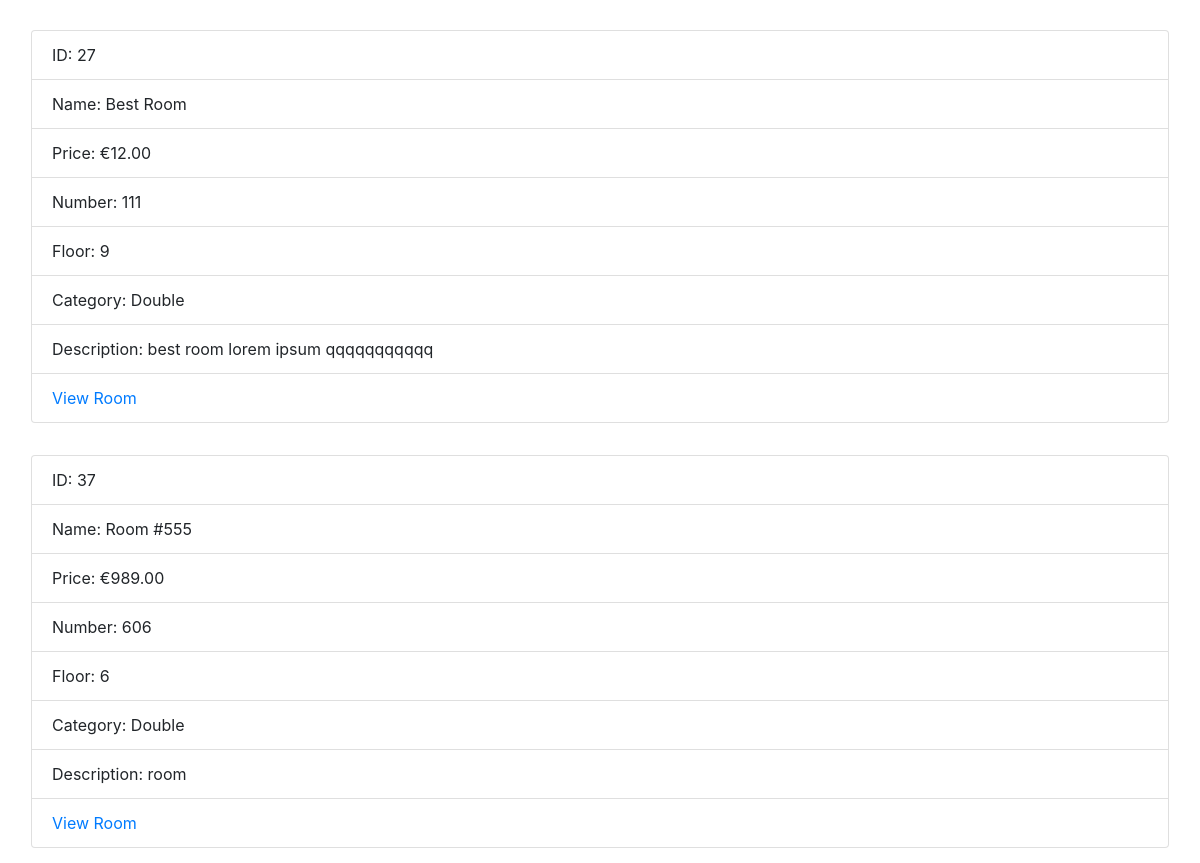
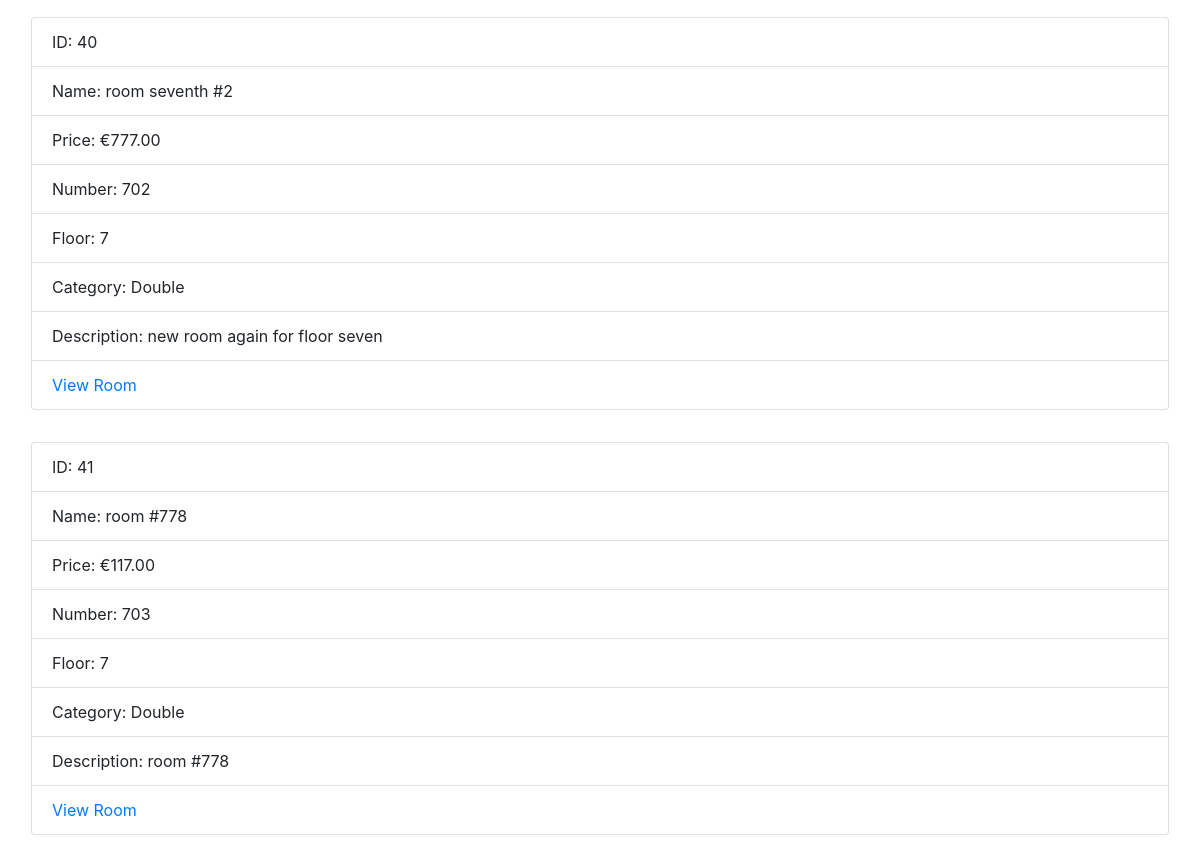
The page /category.php?categoryid=2 (lower part) on the database as committed earlier (2 pictures, top to bottom).
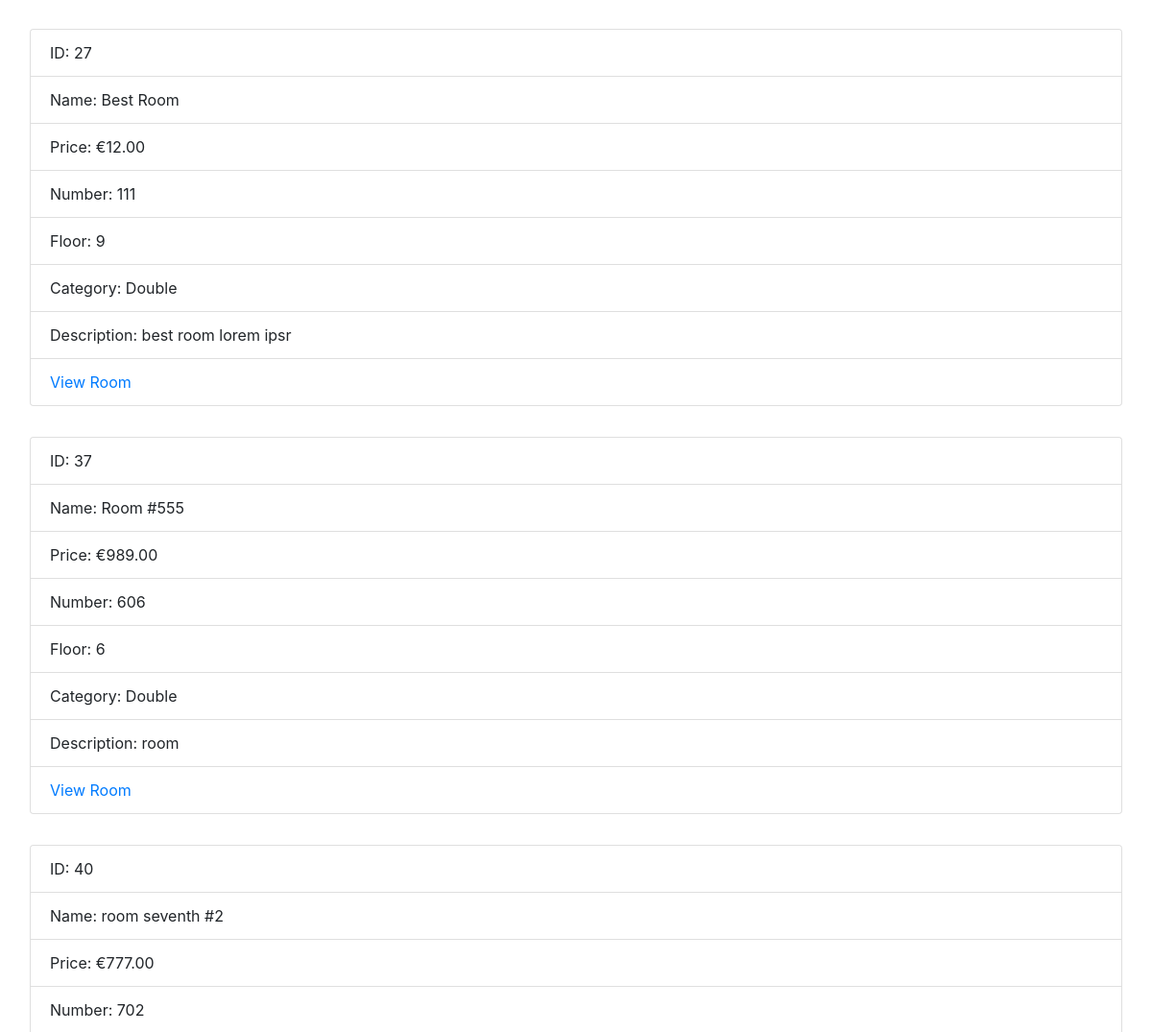
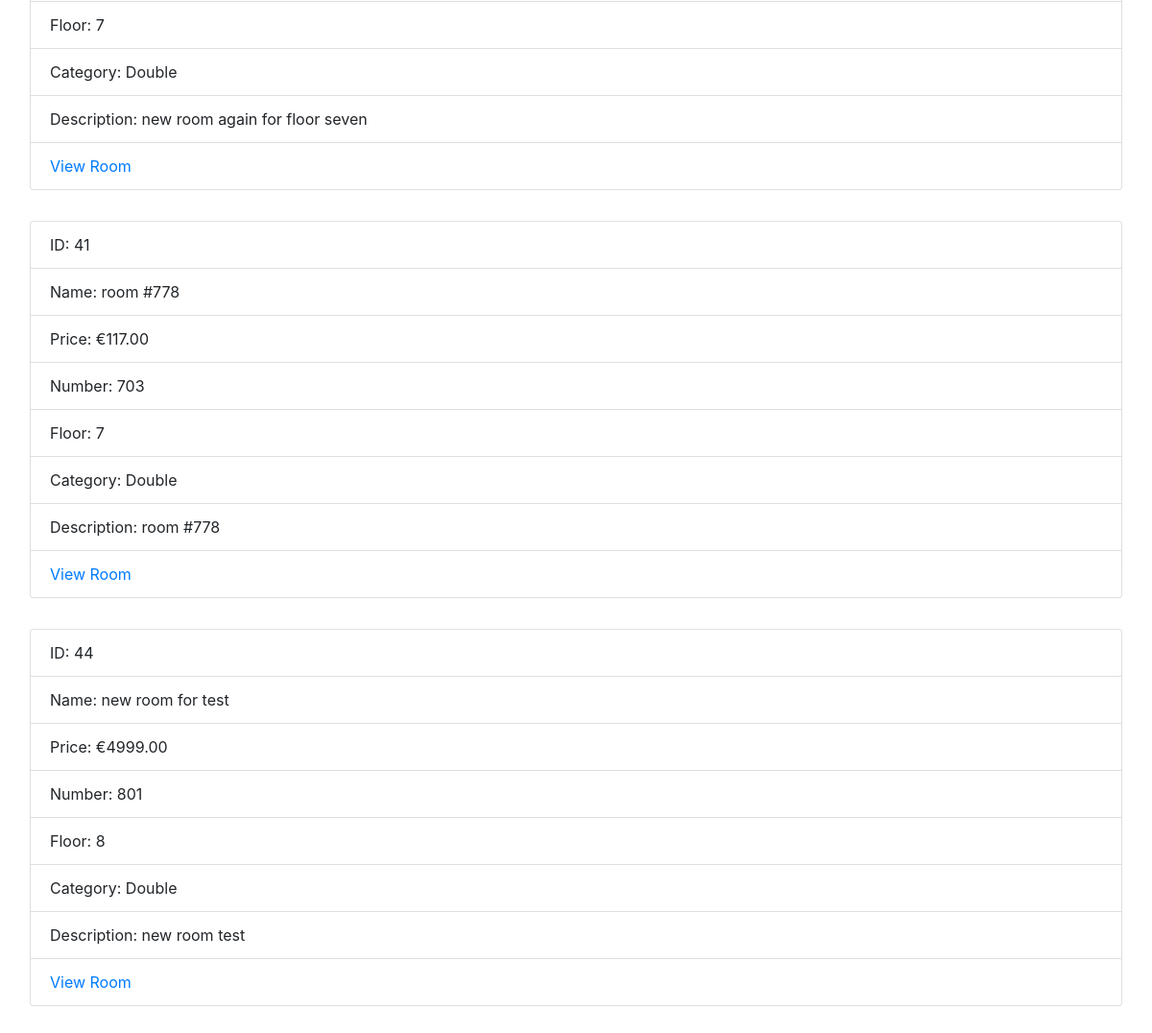
The same page on the database as committed later (2 pictures, top to bottom).
### tables this page shows
CREATE TABLE `rooms` (
  `room_id` int(11) NOT NULL,
  `room_name` varchar(50) NOT NULL,
  `room_price` decimal(11,2) NOT NULL,
  `room_number` int(11) NOT NULL,
  `room_floor` int(11) NOT NULL,
  `category_id` int(11) NOT NULL,
  `room_description` varchar(255) NOT NULL
);

CREATE TABLE `categories` (
  `category_id` int(11) NOT NULL,
  `category_name` varchar(100) NOT NULL
);

### private/class.php (called while the page is built, shortened)
<?php
class Database
{
    protected $hostname;
    protected $username;
    protected $password;
    protected $dbname;
    private $charset = 'utf8mb4';
    public function __construct($host, $user, $pass, $db)
    {
        $this->hostname = $host;
        $this->username = $user;
        $this->password = $pass;
        $this->dbname = $db;
    }
    public function connect()
    {
        $dsn = "mysql:host=$this->hostname;dbname=$this->dbname;charset=$this->charset";
        $options = [
            PDO::ATTR_ERRMODE            => PDO::ERRMODE_EXCEPTION,
            PDO::ATTR_DEFAULT_FETCH_MODE => PDO::FETCH_ASSOC,
            PDO::ATTR_EMULATE_PREPARES   => false,
        ];
        try {
            $this->pdo = new PDO($dsn, $this->username, $this->password, $options);
        } catch (\PDOException $e) {
            throw new \PDOException($e->getMessage(), (int) $e->getCode());
        }
    }
}
$db = new Database('localhost','root','','hotelcalifornia');

### public/category.php (the view, shortened to what this page needs)
<?php
require '../private/class.php';
$stmt = $db->pdo->prepare("SELECT * FROM categories INNER JOIN rooms ON categories.category_id = rooms.category_id WHERE rooms.category_id = :category_id ORDER BY room_id");
$stmt->bindParam(':category_id', $_GET['categoryid']);
$stmt->execute();
$results = $stmt->fetchAll(PDO::FETCH_ASSOC);
?>
<!DOCTYPE html>
<html lang="en">
<head>
    <link rel="stylesheet" href="https://stackpath.bootstrapcdn.com/bootstrap/4.5.0/css/bootstrap.min.css">
</head>
<body>
<div class="container-fluid">
    <div class="wrapper mt-3 mb-3">
    <?php foreach ($results as $room):?>
        <ul class="list-group p-3">
            <li class="list-group-item">ID: <?=$room['room_id']?></li>
            <li class="list-group-item">Name: <?=$room['room_name']?></li>
            <li class="list-group-item">Price: &euro;<?=$room['room_price']?></li>
            <li class="list-group-item">Number: <?=$room['room_number']?></li>
            <li class="list-group-item">Floor: <?=$room['room_floor']?></li>
            <li class="list-group-item">Category: <?=$room['category_name']?></li>
            <li class="list-group-item">Description: <?=$room['room_description']?></li>
            <li class="list-group-item"><a href="room.php?id=<?=$room['room_id']?>">View Room</a></li>
        </ul>
    <?php endforeach;?>
    </div>
</div>
</body>
</html>

Rows that differ between the two databases and show on the page:
changed rooms "Best Room": room_description "best room lorem ipsum qqqqqqqqqqq" → "best room lorem ipsr"
added rooms: room_id "44", room_name "new room for test", room_price "4999.00", room_number "801", room_floor "8", category.category_name "Double", room_description "new room test"
